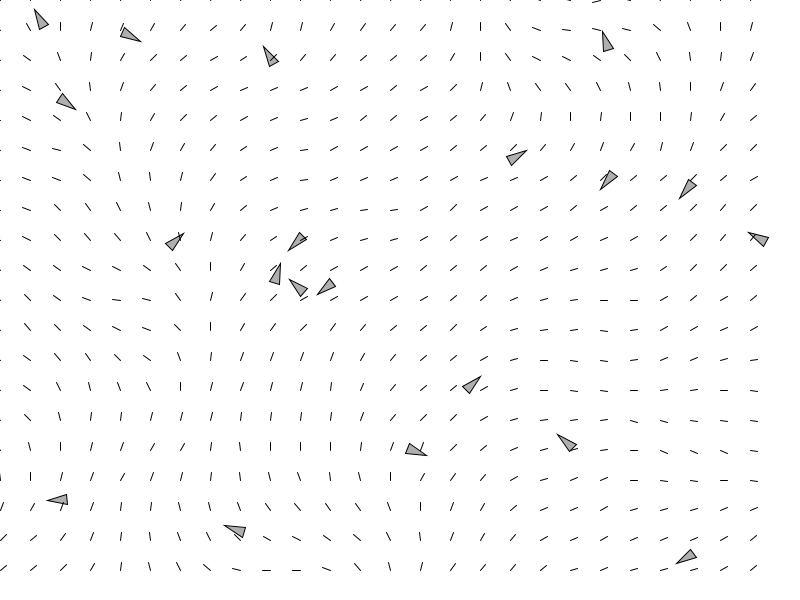
Frame 1 (no input)
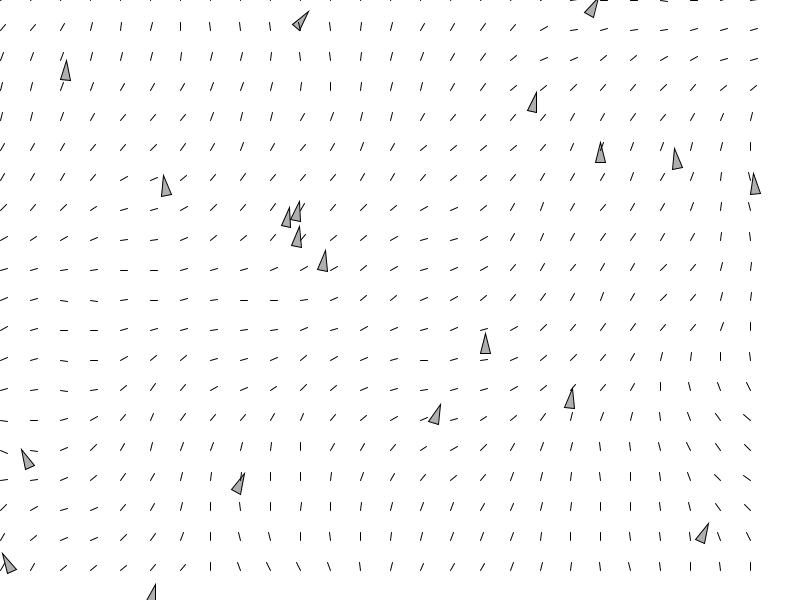
Frame 60 (the mouse pressed at the canvas centre just before this capture)
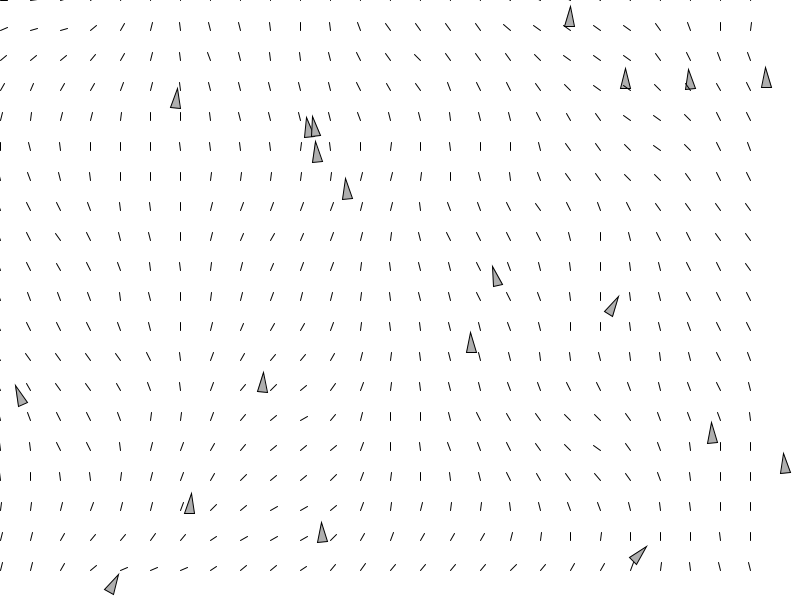
Frame 120 (the mouse held since frame 60 and released just before this capture)

The Processing sketch that drew these frames (run headless with seeded random() and noise(); from frame 60 on, the mouse is pressed at the canvas centre):

// Processing sketch: FlowFields
// ── FlowFields.pde

Flowfield flow;
ArrayList<Vehicle> v;

float noiseScale = 0.02;
float time = .01;
int i,j,k;
void setup() {
  size(800, 600);
  background(255);
  flow = new Flowfield();
  v = new ArrayList<Vehicle>();  
  for (int i = 0; i<20; i++) {
    v.add(new Vehicle());
  }
 i=1;
 j=1;
 k=1;
}

void draw() {
  background(255);
  for (Vehicle n: v) {
    n.run();
    n.follow(flow);
  }
  flow.update();
  flow.display();
 
}
// ── Flowfield.pde
class Flowfield {
  PVector [] [] field;
  int cols, rows;
  int resolution;
  float xoff, yoff;
  float time;

  Flowfield() {
    resolution = 30;
    cols = width/resolution;
    rows = height/resolution;
    field = new PVector[cols][rows];
    time=0;
    init();
    
  }
  
  void update(){
    
       xoff=0;
  for (int i = 0; i<cols; i++) {
      yoff=0;
      for (int j = 0; j<rows; j++) {
        float theta = map(noise(xoff, yoff, this.time), 0, 1, 0, TWO_PI);
        field[i] [j] = new PVector(sin(theta), cos(theta));
        yoff+=.1;
      }
      xoff+=.1;
    }
    this.time+=.03;
  }
  
  PVector lookup(PVector lookup){
    int column = int(constrain(lookup.x/resolution,0,cols-1));
    int row = int(constrain(lookup.y/resolution,0,rows-1));
    return field[column][row].get();
  }
  
  void init(){
     xoff=0;
  for (int i = 0; i<cols; i++) {
      yoff=0;
      for (int j = 0; j<rows; j++) {
        float theta = map(noise(xoff, yoff), 0, 1, 0, TWO_PI);
        field[i] [j] = new PVector(sin(theta), cos(theta));
        yoff+=.1;
      }
      xoff+=.1;
    }
  }
  
  void display(){
      for (int i = 0; i<cols; i++) {
      for (int j = 0; j<rows; j++) {
        PVector m = field[i][j];
        float theta = m.heading() + TWO_PI; //<>//
        pushMatrix();
        translate(resolution*i,resolution*j);
        rotate(theta);
        line(0, 0, 8, 0);
        popMatrix();
      }
     }   
  }    
}
// ── Vehicle.pde
class Vehicle{
  PVector loc;
  PVector vel;
  PVector acc;
  float mass;
  float maxspeed;
  float maxforce;
  
  Vehicle(){
   loc = new PVector(random(width), random(height));
   vel = new PVector(0,0);
   acc = new PVector(random(-1,1),random(-1,1));
   mass = 10;
   maxspeed = 2;
   maxforce = .3;
  }
  
  void run(){
  update();
  checkedges();
  display();
  }
  

  void update(){
    acc.limit(maxforce);
    vel.add(acc);
    vel.limit(maxspeed);
    loc.add(vel);
    acc.mult(0);
  }
  
  void applyForce(PVector f){
    PVector force = PVector.div(f, mass);
    acc.add(force);
  }
  
  void follow(Flowfield follow){
    PVector desired = follow.lookup(loc);
    desired.mult(maxspeed);
    PVector steer = PVector.sub(desired, vel);
    steer.limit(maxforce);
    applyForce(steer);
  }
  
  /*
  void modeloDeReynoldsSeek(fuerza){
  PVector deseada = fuerza;
  deseade.mult(maximavelocidad);
  PVector giro = PVector.sub(deseada, este.velocidad);
  steer.limit(fuerzaMaxima);
  aplicarFuerza.(giro)
  }
  */
  void display(){
    float theta = vel.heading()+ HALF_PI;
    pushMatrix();
    fill(175);
    translate(this.loc.x, this.loc.y);
    rotate(theta);
    beginShape();
    vertex(0,-this.mass);
    vertex(-this.mass/2, this.mass);
    vertex(this.mass/2,this.mass);
    endShape(CLOSE);
    popMatrix();
  }
  
  void checkedges(){
    
    if (loc.x > width) loc.x = 0;
    else if (loc.x < 0) loc.x = width;
    if (loc.y > height) loc.y = 0;
    else if (loc.y <  0) loc.y = height;
  }
  
}
